Frame 1 (no input): blank canvas, image omitted
Frame 60 (the mouse pressed at the canvas centre just before this capture): blank canvas, image omitted
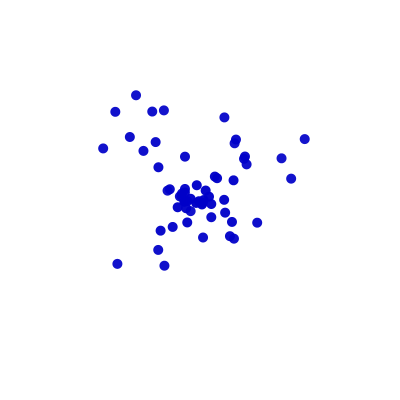
Frame 120 (the mouse held since frame 60 and released just before this capture)

The Processing sketch whose frames 1 and 60 were blank and that drew this single picture after the mouse press (run headless with seeded random() and noise(); from frame 60 on, the mouse is pressed at the canvas centre):

// Processing sketch: Processing_Week3_ParticlesClass2
// ── Processing_Week3_ParticlesClass2.pde
class Ball {
  float x = 0;
  float y = 0;
  float speedX = 0;
  float speedY = 0;
  float life = 0.0;
  int r = 10;

  Ball() {
  }

  void setPosition(int newX, int newY) {
    x = newX;
    y = newY;
  }

  void setSpeed(float newSpeedX, float newSpeedY) {
    speedX = newSpeedX;
    speedY = newSpeedY;
  }

  void setLife(float newLife) {
    life = newLife;
  }

  void update() {
    y = y + speedY;
    x = x + speedX;

    if (y > height - r / 2 || y < r / 2) {
      speedY = -speedY;
    }
    if (x > width - r / 2 || x < r / 2) {
      speedX = -speedX;
    }

    life = life - 0.001;
    if (life < 0) {
      life = 0;
    }
  }

  void draw() {
    noStroke();
    fill(0, 0, 200, life * 250);

    ellipse(x, y, r, r);
  }
}

Ball[] balls = new Ball[100];

int lastIndex = 0;

void setup() {
  size(400, 400);

  for (int i = 0; i < balls.length; i = i + 1) {
    balls[i] = new Ball();
  }
}

void draw() {
  background(255);

  for (int i = 0; i < balls.length; i = i + 1) {
    balls[i].update();
    balls[i].draw();
  }

  if (mousePressed) {
    if (lastIndex == balls.length) {
      lastIndex = 0;
    }

    int mod = 2;

    balls[lastIndex].setPosition(mouseX, mouseY);
    balls[lastIndex].setSpeed(random(-mod, mod), random(-mod, mod));
    balls[lastIndex].setLife(1.0);

    lastIndex = lastIndex + 1;
  }
}
